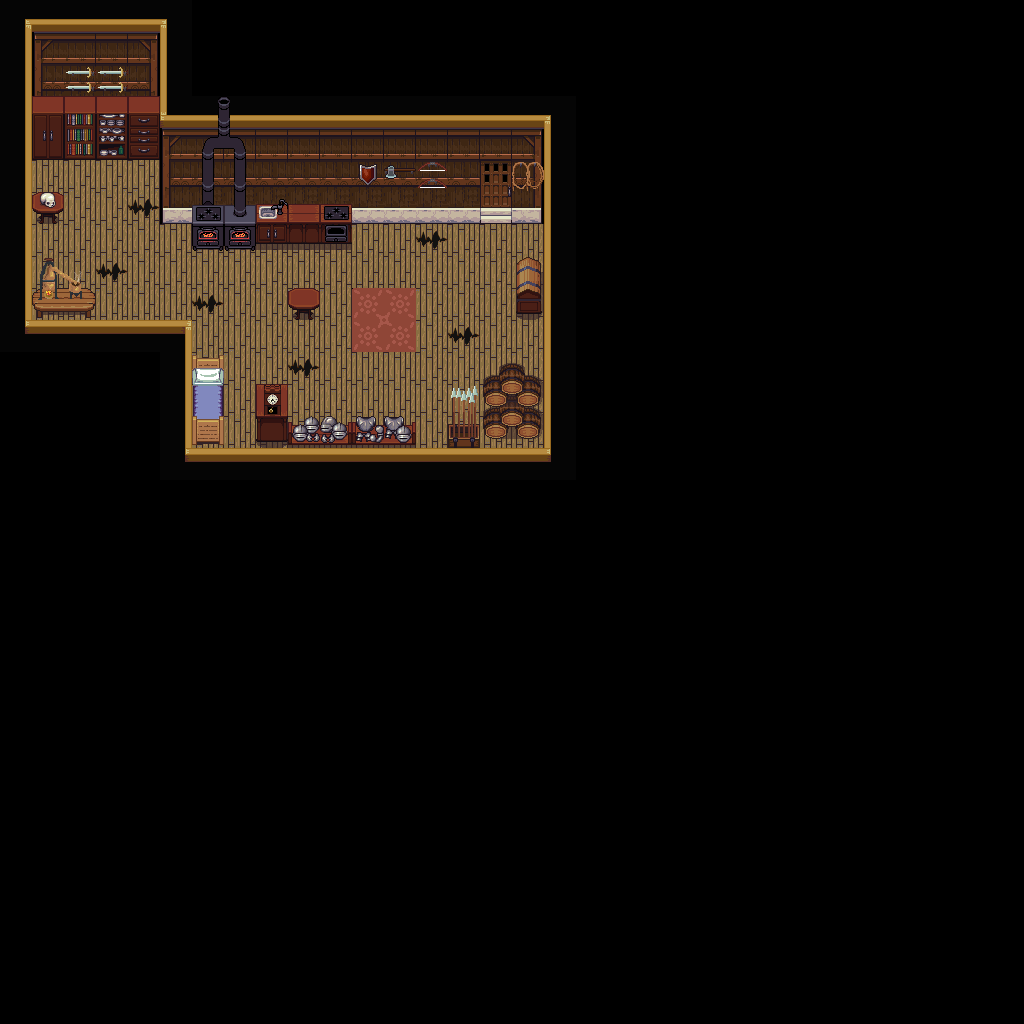

Tiled map render using the project's own tile images. Description and the whole map definition, tile-layer contents included, below:
An orthogonal 32x32 tile map with 32x32 px tiles, 3 tile layers (Tile Layer 1, Tile Layer 2, Tile Layer 3), 3 tilesets.

<map version="1.4" tiledversion="1.4.3" orientation="orthogonal" renderorder="right-down" width="32" height="32" tilewidth="32" tileheight="32" infinite="0" nextlayerid="4" nextobjectid="1">
 <editorsettings>
  <export target="PNJHouse1.tmx" format="csv" />
 </editorsettings>
 <tileset firstgid="1" source="../../tiledSets/Interior.tsx" />
 <tileset firstgid="257" source="../../tiledSets/Wall.tsx" />
 <tileset firstgid="321" source="../../tiledSets/interior_2.tsx" />
 <layer id="1" name="Tile Layer 1" width="32" height="32">
  <data encoding="csv">
34,36,36,36,36,33,0,0,0,0,0,0,0,0,0,0,0,0,0,0,0,0,0,0,0,0,0,0,0,0,0,0,
21,273,274,274,285,19,0,0,0,0,0,0,0,0,0,0,0,0,0,0,0,0,0,0,0,0,0,0,0,0,0,0,
21,289,290,290,301,19,0,0,0,0,0,0,0,0,0,0,0,0,0,0,0,0,0,0,0,0,0,0,0,0,0,0,
21,97,98,99,100,35,36,36,36,36,36,36,36,36,36,36,36,33,0,0,0,0,0,0,0,0,0,0,0,0,0,0,
21,113,114,115,116,273,274,274,274,274,274,274,274,274,274,274,285,19,0,0,0,0,0,0,0,0,0,0,0,0,0,0,
21,49,49,49,49,289,290,290,290,290,290,290,290,290,290,293,301,19,0,0,0,0,0,0,0,0,0,0,0,0,0,0,
21,49,49,49,50,305,306,306,306,306,306,306,306,306,306,309,317,19,0,0,0,0,0,0,0,0,0,0,0,0,0,0,
21,49,49,49,49,49,49,49,49,49,49,49,49,50,49,49,49,19,0,0,0,0,0,0,0,0,0,0,0,0,0,0,
21,49,49,50,49,49,49,49,49,49,49,49,49,49,49,49,49,19,0,0,0,0,0,0,0,0,0,0,0,0,0,0,
21,49,49,49,49,49,50,49,49,49,49,404,405,49,49,49,49,19,0,0,0,0,0,0,0,0,0,0,0,0,0,0,
18,4,4,4,4,5,49,49,49,49,49,420,421,49,50,49,49,19,0,0,0,0,0,0,0,0,0,0,0,0,0,0,
0,0,0,0,0,21,49,49,49,50,49,49,49,49,49,49,49,19,0,0,0,0,0,0,0,0,0,0,0,0,0,0,
0,0,0,0,0,21,49,49,49,49,49,49,49,49,49,49,49,19,0,0,0,0,0,0,0,0,0,0,0,0,0,0,
0,0,0,0,0,21,49,49,49,49,49,49,49,49,49,49,49,19,0,0,0,0,0,0,0,0,0,0,0,0,0,0,
0,0,0,0,0,18,4,4,4,4,4,4,4,4,4,4,4,17,0,0,0,0,0,0,0,0,0,0,0,0,0,0,
0,0,0,0,0,0,0,0,0,0,0,0,0,0,0,0,0,0,0,0,0,0,0,0,0,0,0,0,0,0,0,0,
0,0,0,0,0,0,0,0,0,0,0,0,0,0,0,0,0,0,0,0,0,0,0,0,0,0,0,0,0,0,0,0,
0,0,0,0,0,0,0,0,0,0,0,0,0,0,0,0,0,0,0,0,0,0,0,0,0,0,0,0,0,0,0,0,
0,0,0,0,0,0,0,0,0,0,0,0,0,0,0,0,0,0,0,0,0,0,0,0,0,0,0,0,0,0,0,0,
0,0,0,0,0,0,0,0,0,0,0,0,0,0,0,0,0,0,0,0,0,0,0,0,0,0,0,0,0,0,0,0,
0,0,0,0,0,0,0,0,0,0,0,0,0,0,0,0,0,0,0,0,0,0,0,0,0,0,0,0,0,0,0,0,
0,0,0,0,0,0,0,0,0,0,0,0,0,0,0,0,0,0,0,0,0,0,0,0,0,0,0,0,0,0,0,0,
0,0,0,0,0,0,0,0,0,0,0,0,0,0,0,0,0,0,0,0,0,0,0,0,0,0,0,0,0,0,0,0,
0,0,0,0,0,0,0,0,0,0,0,0,0,0,0,0,0,0,0,0,0,0,0,0,0,0,0,0,0,0,0,0,
0,0,0,0,0,0,0,0,0,0,0,0,0,0,0,0,0,0,0,0,0,0,0,0,0,0,0,0,0,0,0,0,
0,0,0,0,0,0,0,0,0,0,0,0,0,0,0,0,0,0,0,0,0,0,0,0,0,0,0,0,0,0,0,0,
0,0,0,0,0,0,0,0,0,0,0,0,0,0,0,0,0,0,0,0,0,0,0,0,0,0,0,0,0,0,0,0,
0,0,0,0,0,0,0,0,0,0,0,0,0,0,0,0,0,0,0,0,0,0,0,0,0,0,0,0,0,0,0,0,
0,0,0,0,0,0,0,0,0,0,0,0,0,0,0,0,0,0,0,0,0,0,0,0,0,0,0,0,0,0,0,0,
0,0,0,0,0,0,0,0,0,0,0,0,0,0,0,0,0,0,0,0,0,0,0,0,0,0,0,0,0,0,0,0,
0,0,0,0,0,0,0,0,0,0,0,0,0,0,0,0,0,0,0,0,0,0,0,0,0,0,0,0,0,0,0,0,
0,0,0,0,0,0,0,0,0,0,0,0,0,0,0,0,0,0,0,0,0,0,0,0,0,0,0,0,0,0,0,0
</data>
 </layer>
 <layer id="2" name="Tile Layer 2" width="32" height="32">
  <data encoding="csv">
0,0,0,0,0,0,0,0,0,0,0,0,0,0,0,0,0,0,0,0,0,0,0,0,0,0,0,0,0,0,0,0,
0,0,0,0,0,0,0,0,0,0,0,0,0,0,0,0,0,0,0,0,0,0,0,0,0,0,0,0,0,0,0,0,
0,0,8,8,0,0,0,0,0,0,0,0,0,0,0,0,0,0,0,0,0,0,0,0,0,0,0,0,0,0,0,0,
0,0,0,0,0,0,105,121,0,0,0,0,0,0,0,0,0,0,0,0,0,0,0,0,0,0,0,0,0,0,0,0,
0,0,0,0,0,0,106,107,0,0,0,0,0,0,0,0,0,0,0,0,0,0,0,0,0,0,0,0,0,0,0,0,
0,0,0,0,0,0,124,124,0,0,0,25,9,24,0,0,10,0,0,0,0,0,0,0,0,0,0,0,0,0,0,0,
0,46,0,0,0,0,138,139,51,52,53,0,0,0,0,0,0,0,0,0,0,0,0,0,0,0,0,0,0,0,0,0,
0,0,0,0,0,0,156,156,67,68,69,0,0,0,0,0,0,0,0,0,0,0,0,0,0,0,0,0,0,0,0,0,
0,177,178,0,0,0,0,0,63,0,0,0,0,0,0,0,14,0,0,0,0,0,0,0,0,0,0,0,0,0,0,0,
0,193,194,0,0,0,0,0,79,46,0,0,0,0,0,0,30,0,0,0,0,0,0,0,0,0,0,0,0,0,0,0,
0,0,0,0,0,0,0,0,0,0,0,0,0,0,0,0,0,0,0,0,0,0,0,0,0,0,0,0,0,0,0,0,
0,0,0,0,0,0,15,0,0,0,0,0,0,0,0,0,0,0,0,0,0,0,0,0,0,0,0,0,0,0,0,0,
0,0,0,0,0,0,31,0,55,0,0,0,0,0,135,130,131,0,0,0,0,0,0,0,0,0,0,0,0,0,0,0,
0,0,0,0,0,0,47,0,71,56,57,58,59,0,151,146,147,0,0,0,0,0,0,0,0,0,0,0,0,0,0,0,
0,0,0,0,0,0,0,0,0,0,0,0,0,0,0,0,0,0,0,0,0,0,0,0,0,0,0,0,0,0,0,0,
0,0,0,0,0,0,0,0,0,0,0,0,0,0,0,0,0,0,0,0,0,0,0,0,0,0,0,0,0,0,0,0,
0,0,0,0,0,0,0,0,0,0,0,0,0,0,0,0,0,0,0,0,0,0,0,0,0,0,0,0,0,0,0,0,
0,0,0,0,0,0,0,0,0,0,0,0,0,0,0,0,0,0,0,0,0,0,0,0,0,0,0,0,0,0,0,0,
0,0,0,0,0,0,0,0,0,0,0,0,0,0,0,0,0,0,0,0,0,0,0,0,0,0,0,0,0,0,0,0,
0,0,0,0,0,0,0,0,0,0,0,0,0,0,0,0,0,0,0,0,0,0,0,0,0,0,0,0,0,0,0,0,
0,0,0,0,0,0,0,0,0,0,0,0,0,0,0,0,0,0,0,0,0,0,0,0,0,0,0,0,0,0,0,0,
0,0,0,0,0,0,0,0,0,0,0,0,0,0,0,0,0,0,0,0,0,0,0,0,0,0,0,0,0,0,0,0,
0,0,0,0,0,0,0,0,0,0,0,0,0,0,0,0,0,0,0,0,0,0,0,0,0,0,0,0,0,0,0,0,
0,0,0,0,0,0,0,0,0,0,0,0,0,0,0,0,0,0,0,0,0,0,0,0,0,0,0,0,0,0,0,0,
0,0,0,0,0,0,0,0,0,0,0,0,0,0,0,0,0,0,0,0,0,0,0,0,0,0,0,0,0,0,0,0,
0,0,0,0,0,0,0,0,0,0,0,0,0,0,0,0,0,0,0,0,0,0,0,0,0,0,0,0,0,0,0,0,
0,0,0,0,0,0,0,0,0,0,0,0,0,0,0,0,0,0,0,0,0,0,0,0,0,0,0,0,0,0,0,0,
0,0,0,0,0,0,0,0,0,0,0,0,0,0,0,0,0,0,0,0,0,0,0,0,0,0,0,0,0,0,0,0,
0,0,0,0,0,0,0,0,0,0,0,0,0,0,0,0,0,0,0,0,0,0,0,0,0,0,0,0,0,0,0,0,
0,0,0,0,0,0,0,0,0,0,0,0,0,0,0,0,0,0,0,0,0,0,0,0,0,0,0,0,0,0,0,0,
0,0,0,0,0,0,0,0,0,0,0,0,0,0,0,0,0,0,0,0,0,0,0,0,0,0,0,0,0,0,0,0,
0,0,0,0,0,0,0,0,0,0,0,0,0,0,0,0,0,0,0,0,0,0,0,0,0,0,0,0,0,0,0,0
</data>
 </layer>
 <layer id="3" name="Tile Layer 3" width="32" height="32">
  <data encoding="csv">
0,0,0,0,0,0,0,0,0,0,0,0,0,0,0,0,0,0,0,0,0,0,0,0,0,0,0,0,0,0,0,0,
0,0,0,0,0,0,0,0,0,0,0,0,0,0,0,0,0,0,0,0,0,0,0,0,0,0,0,0,0,0,0,0,
0,0,0,0,0,0,0,0,0,0,0,0,0,0,0,0,0,0,0,0,0,0,0,0,0,0,0,0,0,0,0,0,
0,0,0,0,0,0,0,0,0,0,0,0,0,0,0,0,0,0,0,0,0,0,0,0,0,0,0,0,0,0,0,0,
0,0,0,0,0,0,0,0,0,0,0,0,0,0,0,0,0,0,0,0,0,0,0,0,0,0,0,0,0,0,0,0,
0,0,0,0,0,0,0,0,0,0,0,0,0,0,0,0,0,0,0,0,0,0,0,0,0,0,0,0,0,0,0,0,
0,26,0,0,0,0,0,0,0,238,0,0,0,0,0,0,0,0,0,0,0,0,0,0,0,0,0,0,0,0,0,0,
0,0,0,0,0,0,0,0,0,0,0,0,0,0,0,0,0,0,0,0,0,0,0,0,0,0,0,0,0,0,0,0,
0,0,0,0,0,0,0,0,0,0,0,0,0,0,0,0,0,0,0,0,0,0,0,0,0,0,0,0,0,0,0,0,
0,0,0,0,0,0,0,0,0,0,0,0,0,0,0,0,0,0,0,0,0,0,0,0,0,0,0,0,0,0,0,0,
0,0,0,0,0,0,0,0,0,0,0,0,0,0,0,0,0,0,0,0,0,0,0,0,0,0,0,0,0,0,0,0,
0,0,0,0,0,0,0,0,0,0,0,0,0,0,0,130,131,0,0,0,0,0,0,0,0,0,0,0,0,0,0,0,
0,0,0,0,0,0,0,0,163,0,0,0,0,0,0,146,147,0,0,0,0,0,0,0,0,0,0,0,0,0,0,0,
0,0,0,0,0,0,0,0,0,0,0,0,0,0,0,0,0,0,0,0,0,0,0,0,0,0,0,0,0,0,0,0,
0,0,0,0,0,0,0,0,0,0,0,0,0,0,0,0,0,0,0,0,0,0,0,0,0,0,0,0,0,0,0,0,
0,0,0,0,0,0,0,0,0,0,0,0,0,0,0,0,0,0,0,0,0,0,0,0,0,0,0,0,0,0,0,0,
0,0,0,0,0,0,0,0,0,0,0,0,0,0,0,0,0,0,0,0,0,0,0,0,0,0,0,0,0,0,0,0,
0,0,0,0,0,0,0,0,0,0,0,0,0,0,0,0,0,0,0,0,0,0,0,0,0,0,0,0,0,0,0,0,
0,0,0,0,0,0,0,0,0,0,0,0,0,0,0,0,0,0,0,0,0,0,0,0,0,0,0,0,0,0,0,0,
0,0,0,0,0,0,0,0,0,0,0,0,0,0,0,0,0,0,0,0,0,0,0,0,0,0,0,0,0,0,0,0,
0,0,0,0,0,0,0,0,0,0,0,0,0,0,0,0,0,0,0,0,0,0,0,0,0,0,0,0,0,0,0,0,
0,0,0,0,0,0,0,0,0,0,0,0,0,0,0,0,0,0,0,0,0,0,0,0,0,0,0,0,0,0,0,0,
0,0,0,0,0,0,0,0,0,0,0,0,0,0,0,0,0,0,0,0,0,0,0,0,0,0,0,0,0,0,0,0,
0,0,0,0,0,0,0,0,0,0,0,0,0,0,0,0,0,0,0,0,0,0,0,0,0,0,0,0,0,0,0,0,
0,0,0,0,0,0,0,0,0,0,0,0,0,0,0,0,0,0,0,0,0,0,0,0,0,0,0,0,0,0,0,0,
0,0,0,0,0,0,0,0,0,0,0,0,0,0,0,0,0,0,0,0,0,0,0,0,0,0,0,0,0,0,0,0,
0,0,0,0,0,0,0,0,0,0,0,0,0,0,0,0,0,0,0,0,0,0,0,0,0,0,0,0,0,0,0,0,
0,0,0,0,0,0,0,0,0,0,0,0,0,0,0,0,0,0,0,0,0,0,0,0,0,0,0,0,0,0,0,0,
0,0,0,0,0,0,0,0,0,0,0,0,0,0,0,0,0,0,0,0,0,0,0,0,0,0,0,0,0,0,0,0,
0,0,0,0,0,0,0,0,0,0,0,0,0,0,0,0,0,0,0,0,0,0,0,0,0,0,0,0,0,0,0,0,
0,0,0,0,0,0,0,0,0,0,0,0,0,0,0,0,0,0,0,0,0,0,0,0,0,0,0,0,0,0,0,0,
0,0,0,0,0,0,0,0,0,0,0,0,0,0,0,0,0,0,0,0,0,0,0,0,0,0,0,0,0,0,0,0
</data>
 </layer>
</map>
